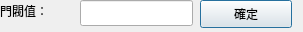
<?xml version="1.0" encoding="UTF-8"?>
<ui version="4.0">
 <class>Dialog01</class>
 <widget class="QDialog" name="Dialog01">
  <property name="geometry">
   <rect>
    <x>0</x>
    <y>0</y>
    <width>303</width>
    <height>32</height>
   </rect>
  </property>
  <property name="windowTitle">
   <string>Dialog</string>
  </property>
  <widget class="QLineEdit" name="lineEdit">
   <property name="geometry">
    <rect>
     <x>80</x>
     <y>0</y>
     <width>113</width>
     <height>26</height>
    </rect>
   </property>
  </widget>
  <widget class="QLabel" name="label">
   <property name="geometry">
    <rect>
     <x>0</x>
     <y>0</y>
     <width>81</width>
     <height>21</height>
    </rect>
   </property>
   <property name="text">
    <string>門閥值：</string>
   </property>
  </widget>
  <widget class="QPushButton" name="pushButton">
   <property name="geometry">
    <rect>
     <x>200</x>
     <y>0</y>
     <width>92</width>
     <height>28</height>
    </rect>
   </property>
   <property name="text">
    <string>確定</string>
   </property>
  </widget>
 </widget>
 <resources/>
 <connections>
  <connection>
   <sender>pushButton</sender>
   <signal>clicked()</signal>
   <receiver>Dialog01</receiver>
   <slot>accept()</slot>
   <hints>
    <hint type="sourcelabel">
     <x>245</x>
     <y>13</y>
    </hint>
    <hint type="destinationlabel">
     <x>151</x>
     <y>17</y>
    </hint>
   </hints>
  </connection>
 </connections>
</ui>
